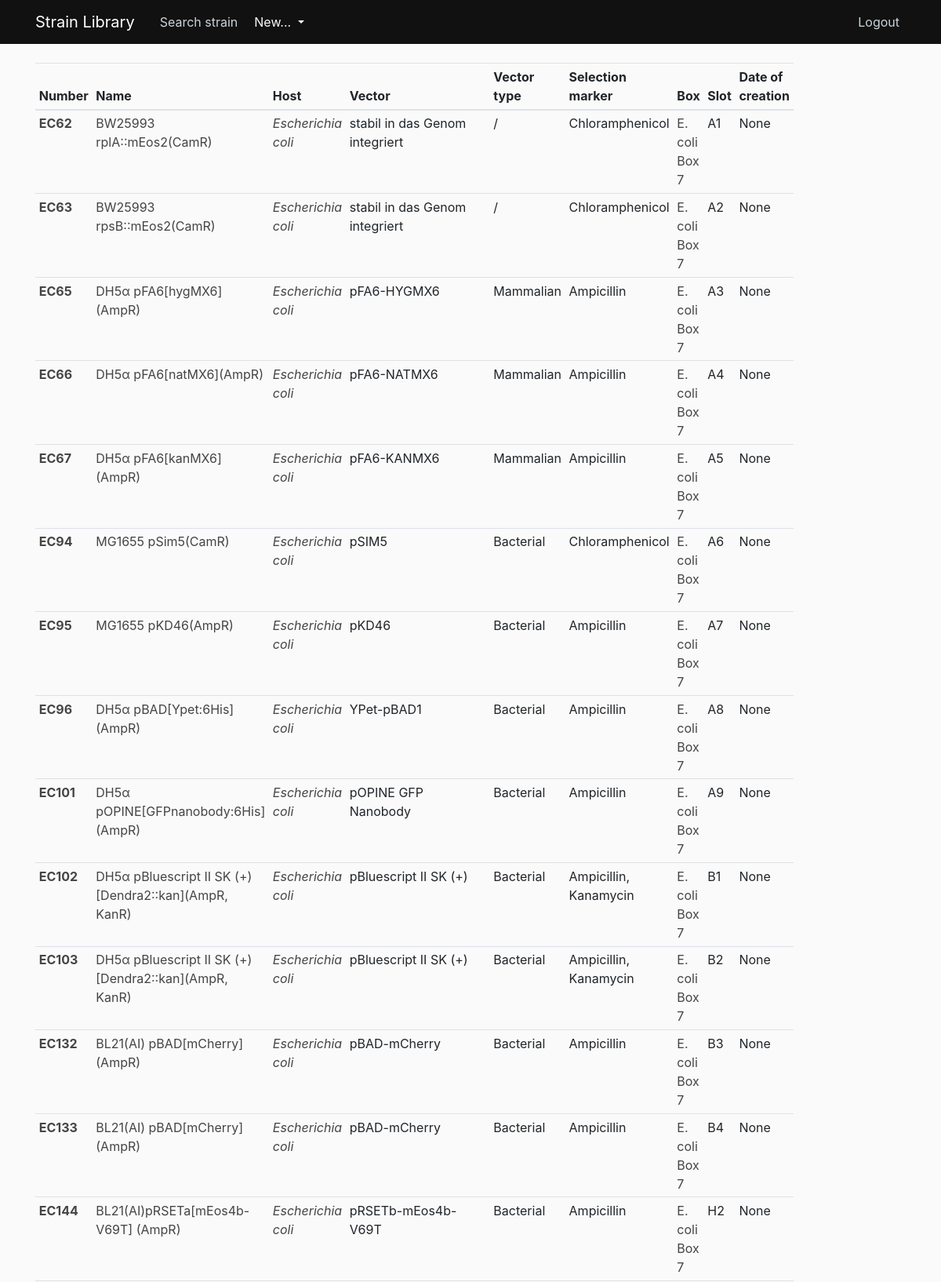
The page /results?box=E.+coli+Box+7 (signed in, upper part) on the database its author committed.
### strain_library/models.py (models this page shows, shortened)
class Strain(db.Model):
    __tablename__ = 'strain'
    id = db.Column(db.Integer, primary_key=True)
    number = db.Column(db.String, nullable=False, unique=True)
    name = db.Column(db.String, nullable=False)
    host = db.Column(db.String, nullable=False)
    vector = db.Column(db.String)
    vector_type = db.Column(db.String)
    selection_marker = db.Column(db.String)
    box = db.Column(db.String)
    slot = db.Column(db.String)
    date_of_creation = db.Column(db.Date)
    comments = db.Column(db.Text)
    user_id = db.Column(db.Integer, db.ForeignKey('user.id'), nullable=False)
    box_id = db.Column(db.Integer, db.ForeignKey('box.id'), nullable=False)
    type = db.Column(db.String)
    __mapper_args__ = {
        'polymorphic_identity':'strain',
        'polymorphic_on':type
    }

class EcoliStrain(Strain):
    __tablename__ = 'ecolistrainlist'
    id = db.Column(db.Integer, db.ForeignKey('strain.id'), primary_key=True)
    __mapper_args__ = {
        'polymorphic_identity':'ecolistrainlist'
    }

class Strain(db.Model):
    __tablename__ = 'strain'
    id = db.Column(db.Integer, primary_key=True)
    number = db.Column(db.String, nullable=False, unique=True)
    name = db.Column(db.String, nullable=False)
    host = db.Column(db.String, nullable=False)
    vector = db.Column(db.String)
    vector_type = db.Column(db.String)
    selection_marker = db.Column(db.String)
    box = db.Column(db.String)
    slot = db.Column(db.String)
    date_of_creation = db.Column(db.Date)
    comments = db.Column(db.Text)
    user_id = db.Column(db.Integer, db.ForeignKey('user.id'), nullable=False)
    box_id = db.Column(db.Integer, db.ForeignKey('box.id'), nullable=False)
    type = db.Column(db.String)
    __mapper_args__ = {
        'polymorphic_identity':'strain',
        'polymorphic_on':type
    }

### strain_library/routes.py (the view)
@app.route('/results')
@login_required
def results():
    host = request.args.get('host')
    box = request.args.get('box')
    if host:
        strains = Strain.query.filter_by(host=host).all()
        return render_template('results.html', strains=strains)
    if box:
        strains = Strain.query.filter_by(box=box).all()
        return render_template('results.html', strains=strains)
    strains = Strain.query.all()
    return render_template('results.html', strains=strains)

### strain_library/models.py (called while the page is built)
@login_manager.user_loader
def load_user(user_id):
    return User.query.get(int(user_id))

### strain_library/templates/results.html
{% extends "layout.html" %}
{% block content %}
    <table class="table table-sm table-hover">
        <thead>
          <tr>
            <th scope="col">Number</th>
            <th scope="col">Name</th>
            <th scope="col">Host</th>
            <th scope="col">Vector</th>
            <th scope="col">Vector type</th>
            <th scope="col">Selection marker</th>
            <th scope="col">Box</th>
            <th scope="col">Slot</th>
            <th scope="col">Date of creation</th>
          </tr>
        </thead>
        <tbody>
            {% for strain in strains %}
            <tr>
                <th scope="row" ><a class="article-title" href="{{ url_for('strain', strain_id=strain.id) }}">{{ strain.number }}</a></th>
                <td><a class="article-title" href="{{ url_for('strain', strain_id=strain.id) }}">{{ strain.name }}</a></td>
                <td><i><a class="article-title" href="{{ url_for('results', host=strain.host) }}">{{ strain.host }}</a></i></td>
                <td>{{ strain.vector }}</td>
                <td>{{ strain.vector_type }}</td>
                <td>{{ strain.selection_marker }}</td>
                <td><a class="article-title" href="{{ url_for('results', box=strain.box) }}">{{ strain.box }}</a></td>
                <td>{{ strain.slot }}</td>
                <td>{{ strain.date_of_creation }}</td>
            </tr>
            {% endfor %}
        </tbody>
      </table>
{% endblock content %}

### strain_library/static/main.css (style rules this page uses)
body { background: #fafafa; color: #333333; margin-top: 5rem; }
.article-title { color: #444444; }

### rows shown on the page
EcoliStrain: number "EC62", name "BW25993 rplA::mEos2(CamR)", host "Escherichia coli", vector "stabil in das Genom integriert", vector_type "/", selection_marker "Chloramphenicol", box "E. coli Box 7", slot "A1", date_of_creation "None"
EcoliStrain: number "EC63", name "BW25993 rpsB::mEos2(CamR)", host "Escherichia coli", vector "stabil in das Genom integriert", vector_type "/", selection_marker "Chloramphenicol", box "E. coli Box 7", slot "A2", date_of_creation "None"
EcoliStrain: number "EC65", name "DH5α pFA6[hygMX6](AmpR)", host "Escherichia coli", vector "pFA6-HYGMX6", vector_type "Mammalian", selection_marker "Ampicillin", box "E. coli Box 7", slot "A3", date_of_creation "None"
EcoliStrain: number "EC66", name "DH5α pFA6[natMX6](AmpR)", host "Escherichia coli", vector "pFA6-NATMX6", vector_type "Mammalian", selection_marker "Ampicillin", box "E. coli Box 7", slot "A4", date_of_creation "None"
EcoliStrain: number "EC67", name "DH5α pFA6[kanMX6](AmpR)", host "Escherichia coli", vector "pFA6-KANMX6", vector_type "Mammalian", selection_marker "Ampicillin", box "E. coli Box 7", slot "A5", date_of_creation "None"
EcoliStrain: number "EC94", name "MG1655 pSim5(CamR)", host "Escherichia coli", vector "pSIM5", vector_type "Bacterial", selection_marker "Chloramphenicol", box "E. coli Box 7", slot "A6", date_of_creation "None"
EcoliStrain: number "EC95", name "MG1655 pKD46(AmpR)", host "Escherichia coli", vector "pKD46", vector_type "Bacterial", selection_marker "Ampicillin", box "E. coli Box 7", slot "A7", date_of_creation "None"
EcoliStrain: number "EC96", name "DH5α pBAD[Ypet:6His](AmpR)", host "Escherichia coli", vector "YPet-pBAD1", vector_type "Bacterial", selection_marker "Ampicillin", box "E. coli Box 7", slot "A8", date_of_creation "None"
EcoliStrain: number "EC101", name "DH5α pOPINE[GFPnanobody:6His](AmpR)", host "Escherichia coli", vector "pOPINE GFP Nanobody", vector_type "Bacterial", selection_marker "Ampicillin", box "E. coli Box 7", slot "A9", date_of_creation "None"
EcoliStrain: number "EC102", name "DH5α pBluescript II SK (+)[Dendra2::kan](AmpR, KanR)", host "Escherichia coli", vector "pBluescript II SK (+)", vector_type "Bacterial", selection_marker "Ampicillin, Kanamycin", box "E. coli Box 7", slot "B1", date_of_creation "None"
EcoliStrain: number "EC103", name "DH5α pBluescript II SK (+)[Dendra2::kan](AmpR, KanR)", host "Escherichia coli", vector "pBluescript II SK (+)", vector_type "Bacterial", selection_marker "Ampicillin, Kanamycin", box "E. coli Box 7", slot "B2", date_of_creation "None"
EcoliStrain: number "EC132", name "BL21(AI) pBAD[mCherry](AmpR)", host "Escherichia coli", vector "pBAD-mCherry", vector_type "Bacterial", selection_marker "Ampicillin", box "E. coli Box 7", slot "B3", date_of_creation "None"
EcoliStrain: number "EC133", name "BL21(AI) pBAD[mCherry](AmpR)", host "Escherichia coli", vector "pBAD-mCherry", vector_type "Bacterial", selection_marker "Ampicillin", box "E. coli Box 7", slot "B4", date_of_creation "None"
EcoliStrain: number "EC144", name "BL21(AI)pRSETa[mEos4b-V69T] (AmpR)", host "Escherichia coli", vector "pRSETb-mEos4b-V69T", vector_type "Bacterial", selection_marker "Ampicillin", box "E. coli Box 7", slot "H2", date_of_creation "None"
